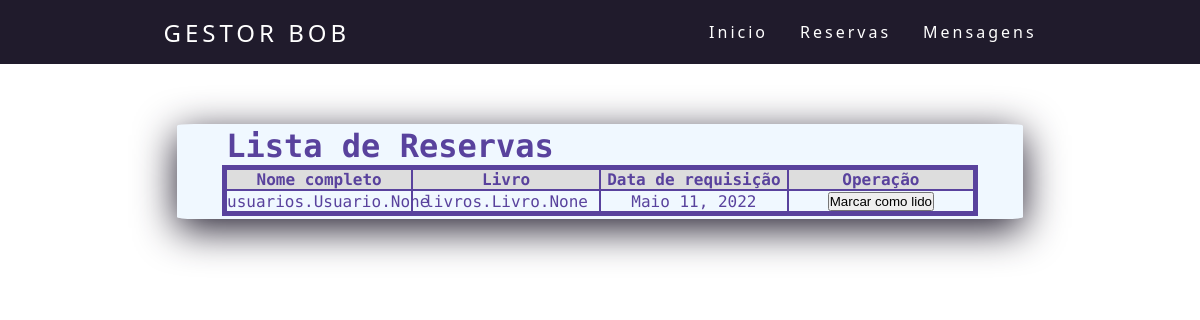
The page /reserva/ on the database its author committed.
### reserva/models.py (models this page shows, shortened)
class Reseva(models.Model):#classe para tratar dos funcionarios do sistema
    usuario = models.ManyToManyField(
        "usuarios.Usuario",
        verbose_name="Usuário",
    )
    livro = models.ManyToManyField(
        "livros.Livro",
        verbose_name="Livro",
    )
    data = models.DateField(
        verbose_name="Data da Mensagem",
        auto_now_add=True,
    )
    class Meta:
        verbose_name = "Reserva"
        verbose_name_plural = "Reservas"
        db_table = "reserva"

### reserva/views.py (the view)
def reserva(request):
    todas_reserva = Reseva.objects.all()
    context = {
        "nome_pagina": "reserva",
        "todas_reserva": todas_reserva,
    }
    return render(request,'reserva.html',context)

### templates/reserva.html (shortened to what this page needs)
{% load static %}
<!DOCTYPE html>
<html lang="pt-br">
<head>
    <link rel="stylesheet"  href= "{% static 'css/style1.css' %}">
    <header>
        <nav>
            <a class="logo" href="index.html">Gestor BOB</a>
            <ul class="nav-list">
                <li><a href="{% url 'home_fun' %}">Inicio</a></li>
                <li><a href="{% url 'reserva' %}">Reservas</a></li>
                <li><a href="{% url 'lcontatos' %}">Mensagens</a></li>
            </ul>
        </nav>
    </header>
</head>
<body>
    <link rel="stylesheet"  href= "{% static 'css/style4.css' %}">
    <div class="postagem-content">
        <div>
            <h1> Lista de Reservas </h1>
            <div class="card-body">
                <div class="table-responsive">
                    <table class="table table-bordered">
                        <tr class="zebra">
                            <th>Nome completo</th><th>Livro</th><th>Data de requisição</th><th>Operação</th>
                        </tr>
                        {% for reserva in todas_reserva %}
                            <tr>
                                <td > {{ reserva.usuario }} </td><td> {{ reserva.livro }} </td><td> {{ reserva.data }} </td><td><a type="button" href=" ">
                                    <input type="button" value="Marcar como lido">
                                </a></td>
                            </tr>
                        {% endfor %}
                    </table>
                </div>
            </div>
        </div>
    </div>
</body>

### static/css/style1.css (style rules this page uses)
* { margin: 0; padding: 0; }
a { color: #fff; text-decoration: none; transition: 0.3s; }
.logo { font-size: 24px; text-transform: uppercase; letter-spacing: 4px; }
nav { display: flex; justify-content: space-around; align-items: center; font-family: system-ui, -apple-system, Helvetica, Arial, sans-serif; background: #201b2c; height: 8vh; }
h1 { text-align: center; align-items: center; width: 50%; }
.nav-list { list-style: none; display: flex; }
.nav-list li { letter-spacing: 3px; margin-left: 32px; }
.postagem-content { max-width: 1096px; font-family: 'Syne Mono', monospace; width: 70%; margin: 0 auto; margin-top: 5%; box-shadow: 0px 10px 40px #201b2c; background-color: #F0F8FF; color: #59429d; padding: 0.2em; border-radius: 2%; margin-block-end: 4%; }

### static/css/style4.css (style rules this page uses)
table { border: 5px solid #59429d; border-radius: 6%; text-align: center; table-layout: fixed; border-collapse: collapse; border-spacing: 50% 10%; margin-left: 5%; }
table { width: 90%; }
td, th { border: 2px solid #59429d; }
td { width: 40%; margin-top: 50%; vertical-align: middle; }
.zebra { background: #ddd; }

### rows shown on the page
Reseva: usuario "usuarios.Usuario.None", livro "livros.Livro.None", data "Maio 11, 2022"
